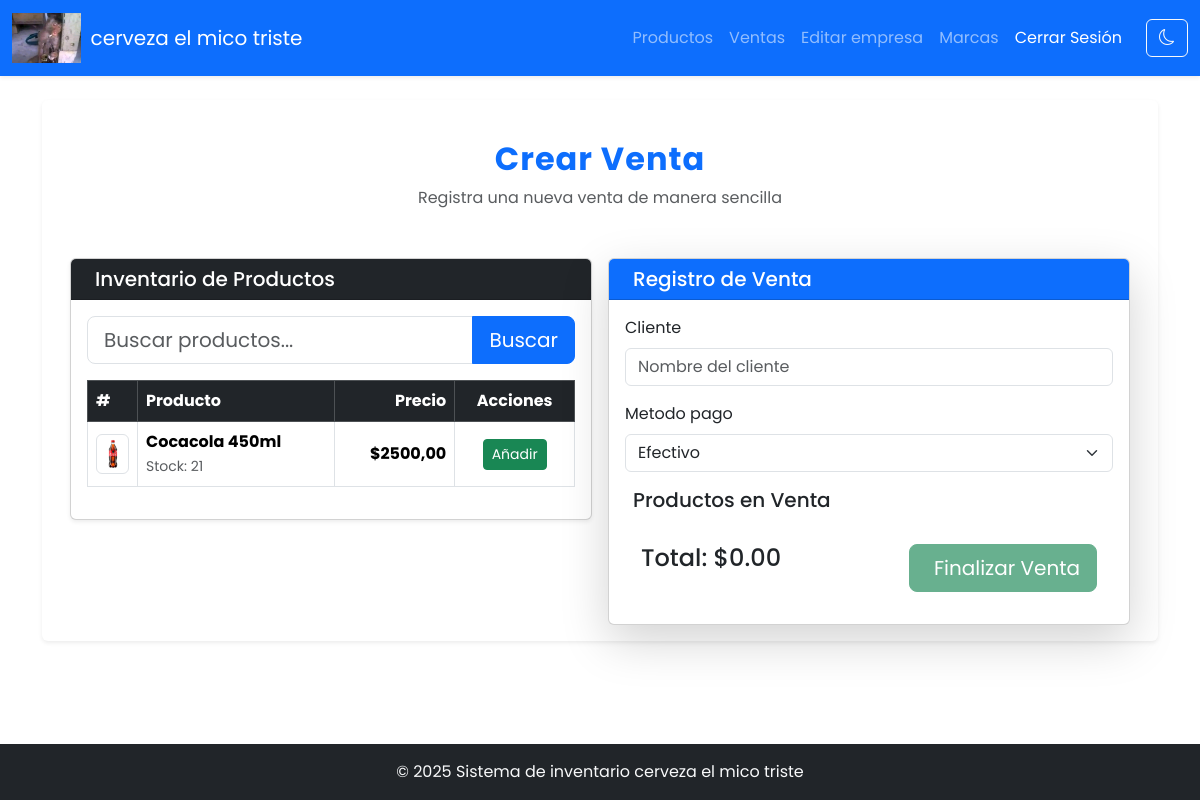
The page /ventas/crear/ (signed in) on the database as committed earlier.
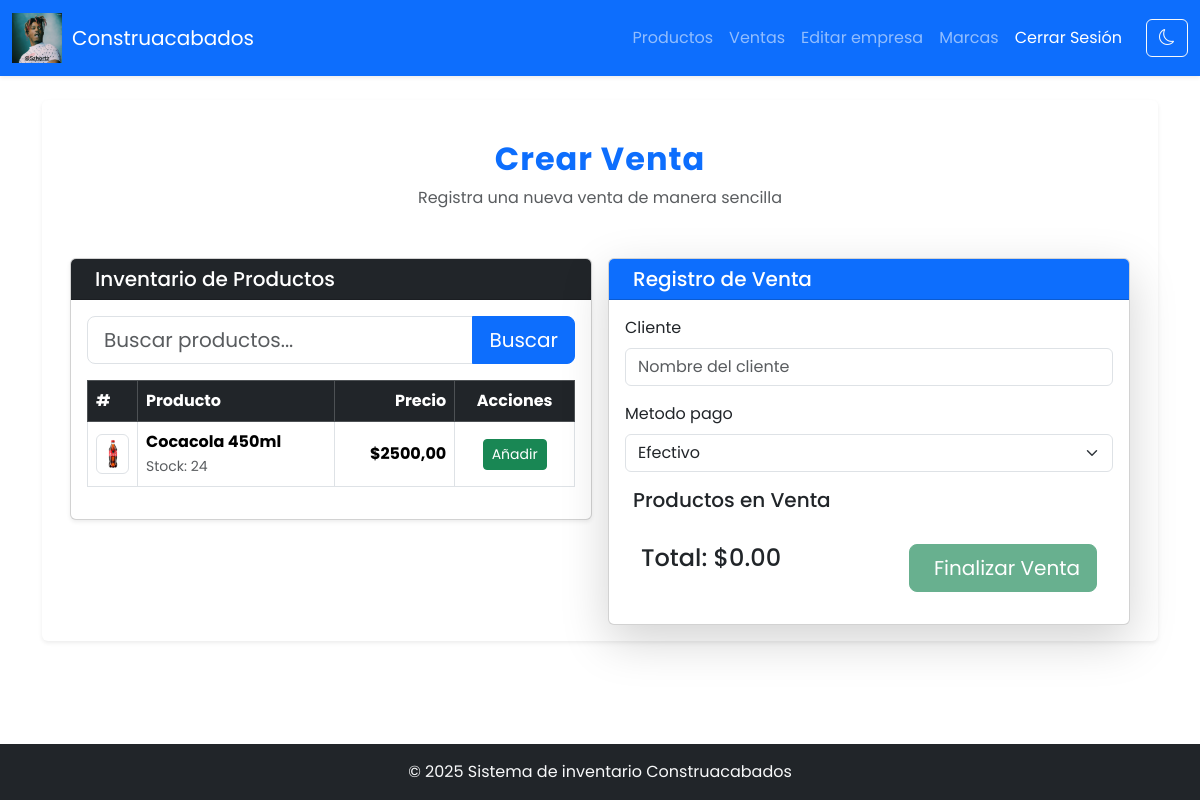
The same page on the database as committed later.
### administracion/models.py (models this page shows, shortened)
class EmpresaNombre(models.Model):
    nombre = models.CharField(max_length=25,blank=True, null=True, default="Tu empresa")
    nit = models.IntegerField( null=True,blank=True,default='123456789')
    correo = models.EmailField(max_length=50,blank=True, null=True)
    logo = models.ImageField(upload_to='empresa/', blank=True, null=True)

class Producto(models.Model):
    nombre = models.CharField(max_length=100)
    descripcion = models.TextField(blank=True, null=True)
    precio = models.DecimalField(max_digits=10, decimal_places=2)
    cantidad = models.PositiveIntegerField()
    imagen = models.ImageField(upload_to='productos/', blank=True, null=True)
    categoria = models.ForeignKey(Categoria, on_delete=models.CASCADE, related_name='categoria')
    fecha_creacion = models.DateTimeField(auto_now_add=True)
    fecha_actualizacion = models.DateTimeField(auto_now=True)
    creado_por = models.ForeignKey(User, on_delete=models.SET_NULL, null=True, blank=True, related_name='productos_creados')
    actualizado_por = models.ForeignKey(User, on_delete=models.SET_NULL, null=True, blank=True, related_name='productos_actualizados')

### trabajadores/views.py (the view)
# urls.py: path('crear/', crear_venta, name='venta_create'),
@login_required
def crear_venta(request):
    VentaProductoFormSet = inlineformset_factory(
        Venta, VentaProducto, form=VentaProductoForm, extra=0, can_delete=False
    )
    if request.method == "POST":
        venta_form = VentaForm(request.POST)
        formset = VentaProductoFormSet(request.POST)
        if venta_form.is_valid() and formset.is_valid():
            venta = venta_form.save(commit=False)
            venta.vendedor = request.user
            venta.creado_por = request.user
            venta.actualizado_por = request.user
            venta.save()
            formset.instance = venta
            formset.save()
            venta.actualizar_total()
            return redirect('venta_list')
    else:
        venta_form = VentaForm()
        formset = VentaProductoFormSet()
    query = request.GET.get('q', '')
    from_suggestion = request.GET.get('from_suggestion')
    if query:
        productos_list = Producto.objects.filter(
            Q(nombre__icontains=query) |
            Q(descripcion__icontains=query) |
            Q(categoria__nombre__icontains=query) |
            Q(precio__icontains=query)
        )
        if from_suggestion:
            similar_terms = []
        else:
            if not productos_list.exists():
                all_terms = list(Producto.objects.values_list('nombre', flat=True)) + \
                            list(Categoria.objects.values_list('nombre', flat=True))
                similar_terms = difflib.get_close_matches(query, all_terms, n=3, cutoff=0.6)
            else:
                similar_terms = []
    else:
        productos_list = Producto.objects.all()
        similar_terms = []
    paginator = Paginator(productos_list, 5)  # 5 productos por página
    page_number = request.GET.get('page')
    productos = paginator.get_page(page_number)
    context = {
        'form': venta_form,
        'formset': formset,
        'productos': productos,
        'query': query,                # Para mantener el valor ingresado en el buscador
        'similar_terms': similar_terms # Sugerencias basadas en la búsqueda
    }
    return render(request, 'trabajadores/venta_form.html', context)

### trabajadores/forms.py
class VentaForm(forms.ModelForm):
    class Meta:
        model = Venta
        fields = ['cliente','metodo_pago']
        widgets = {
            'cliente': forms.TextInput(attrs={'class': 'form-control', 'placeholder': 'Nombre del cliente'}),
            'metodo_pago': forms.Select(attrs={'class': 'form-select' ,'required':'true'}),
        }

### core/context_processors.py (called while the page is built)
def empresa(request):
    empresa = EmpresaNombre.objects.first()
    return {'empresa': empresa}

### trabajadores/templates/trabajadores/venta_form.html (shortened to what the changed rows need)
{% extends "core/base.html" %}
{% block content %}
<div class="container mt-4">
    <div class="text-center mb-5">
        <h2 class="text-primary fw-bold" style="letter-spacing: 1px;">Crear Venta</h2>
    </div>
    <div class="row g-3 row-cols-1 row-cols-md-2">
        <div class="col">
            <div class="card shadow-sm">
                <div class="card-body">
                    <div class="table-responsive">
                        <table class="table table-bordered align-middle">
                            <thead class="table-dark text-white">
                                <tr>
                                    <th style="width: 50px">#</th>
                                    <th>Producto</th>
                                    <th class="text-end">Precio</th>
                                    <th class="text-center">Acciones</th>
                                </tr>
                            </thead>
                            <tbody>
                                {% for producto in productos %}
                                <tr class="{% if producto.cantidad == 0 %}table-secondary{% endif %}">
                                    <td data-bs-toggle="modal"
                                    data-bs-target="#modalProducto{{ producto.id }}">
                                        {% if producto.imagen %}
                                        <img
                                        src="{{ producto.imagen.url }}" alt="{{ producto.nombre }}"
                                            class="img-thumbnail rounded" style="width: 40px; height: 40px; object-fit: cover;">
                                        {% else %}
                                        <i class="fas fa-box text-muted fs-4"></i>
                                        {% endif %}
                                    </td>
                                    <td data-bs-toggle="modal"
                                    data-bs-target="#modalProducto{{ producto.id }}">
                                        <div class="fw-bold">{{ producto.nombre }}</div>
                                        <small class="text-muted">Stock: {{ producto.cantidad }}</small>
                                    </td>
                                    <td data-bs-toggle="modal"
                                    data-bs-target="#modalProducto{{ producto.id }}" class="text-end fw-bold">${{ producto.precio }}</td>
                                    <td class="text-center">
                                        <button class="btn btn-success btn-sm add-product-btn"
                                            data-id="{{ producto.id }}" data-nombre="{{ producto.nombre }}"
                                            data-precio="{{ producto.precio }}" data-stock="{{ producto.cantidad }}"
                                            {% if producto.cantidad == 0 %}disabled{% endif %}>
                                            Añadir
                                        </button>
                                    </td>
                                </tr>
                                {% endfor %}
                            </tbody>
                        </table>
                    </div>
                </div>
            </div>
        </div>
    </div>
</div>
{% endblock %}

### core/templates/core/base.html (shortened to what this page needs)
{% load static %}
<!DOCTYPE html>
<html lang="es">
<head>
    <link href="{% static 'core/css/bootstrap.min.css' %}" rel="stylesheet">
    <link rel="stylesheet" href="https://cdn.jsdelivr.net/npm/bootstrap-icons/font/bootstrap-icons.css">
    <link href="{% static 'core/css/types.css' %}" rel="stylesheet">
    <link href="https://cdn.jsdelivr.net/npm/select2@4.1.0/dist/css/select2.min.css" rel="stylesheet" />
</head>
<body class="d-flex flex-column min-vh-100">
    <nav class="navbar navbar-expand-lg navbar-dark bg-primary shadow-sm">
        <div class="container-fluid">
            <a class="navbar-brand d-flex align-items-center" href="{% url 'lista_productos' %}">
                    {% if empresa.logo %}
                        <img src="{{ empresa.logo.url }}" alt="{{ empresa.nombre }}" style="height: 50px; margin-right: 10px;">
                    {% endif %}
                {% if empresa.nombre %}{{ empresa.nombre }}{% else %}Nombre de la empresa {% endif %}
            </a>
            <div class="collapse navbar-collapse justify-content-end" id="navbarNav">
                <ul class="navbar-nav">
                    <li class="nav-item">
                        <a class="nav-link" href="{% url 'lista_productos' %}">Productos</a>
                    </li>
                    <li class="nav-item">
                        <a class="nav-link" href="{% url 'venta_list' %}">Ventas</a>
                    </li>
                    {% if request.user.is_staff %}
                    <li class="nav-item">
                        <a class="nav-link" href="{% url 'empresa_editar' %}">Editar empresa</a>
                    </li>
                    <li class="nav-item">
                        <a class="nav-link" href="{% url 'lista_marcas' %}">Marcas</a>
                    </li>
                    {% endif %}
                    {% if not request.user.is_authenticated %}
                    <li class="nav-item">
                        <a class="nav-link text-white" href="{% url 'iniciar_sesion' %}">Login</a>
                    </li>
                    {% else %}
                    <li class="nav-item">
                        <a class="nav-link text-white" href="{% url 'cerrar_sesion' %}" onclick="return confirmLogout('{{ request.user.username }}')">
                            Cerrar Sesión
                        </a>
                    </li>
                    {% endif %}
                </ul>
                <button id="themeToggle" class="btn btn-outline-light ms-3">
                </button>
            </div>
        </div>
    </nav>
    <main class="container my-4 flex-grow-1">
        <div class="card shadow-sm border-0">
            <div class="card-body">
                {% block content %}
                {% endblock %}
            </div>
        </div>
    </main>
    <footer class="bg-dark text-light py-3 mt-auto">
        <div class="container text-center">
            {% if empresa.nombre %}
            <p class="mb-0">&copy; 2025 Sistema de inventario {{ empresa.nombre }}</p>
             {% else %}
            <a class="navbar-brand fw-bold" href="{% url 'lista_productos' %}">Nombre de la empresa</a>
            {% endif %}
        </div>
    </footer>
</body>
</html>

Rows that differ between the two databases and show on the page:
changed EmpresaNombre: logo: a different picture; nombre "cerveza el mico triste" → "Construacabados"
changed Producto "Cocacola 450ml": cantidad "21" → "24"
